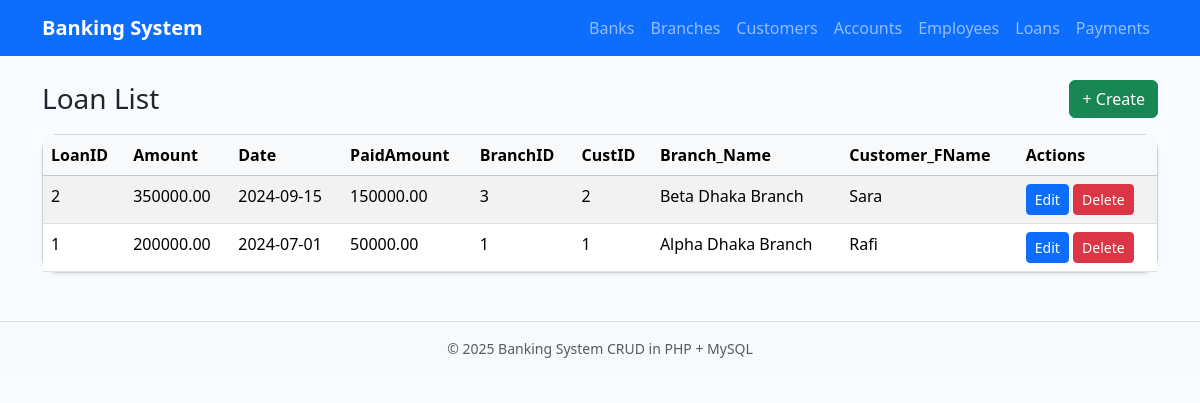
Screenshot of /banking_system/loan/list.php with the database file from the repository.
### tables this page shows
CREATE TABLE Loan (
    LoanID INT AUTO_INCREMENT PRIMARY KEY,
    Amount DECIMAL(12,2) NOT NULL,
    Date DATE NOT NULL,
    PaidAmount DECIMAL(12,2) NOT NULL DEFAULT 0,
    BranchID INT NOT NULL,
    CustID INT NOT NULL,
    CONSTRAINT fk_loan_branch FOREIGN KEY (BranchID) REFERENCES Branch(BranchID)
        ON UPDATE CASCADE ON DELETE RESTRICT,
    CONSTRAINT fk_loan_customer FOREIGN KEY (CustID) REFERENCES Customer(CustID)
        ON UPDATE CASCADE ON DELETE RESTRICT
);

CREATE TABLE Branch (
    BranchID INT AUTO_INCREMENT PRIMARY KEY,
    Name VARCHAR(100) NOT NULL,
    City VARCHAR(50) NOT NULL,
    Address VARCHAR(200) NOT NULL,
    BankCode INT NOT NULL,
    CONSTRAINT fk_branch_bank FOREIGN KEY (BankCode) REFERENCES Bank(BankCode)
        ON UPDATE CASCADE ON DELETE RESTRICT
);

CREATE TABLE Customer (
    CustID INT AUTO_INCREMENT PRIMARY KEY,
    FName VARCHAR(50) NOT NULL,
    LName VARCHAR(50) NOT NULL,
    Address VARCHAR(200) NOT NULL,
    Contact VARCHAR(20) NOT NULL
);

### banking_system/loan/list.php (the view)
<?php require_once __DIR__ . '/../config/db.php'; ?>
<?php include __DIR__ . '/../includes/header.php'; ?>
<div class="d-flex justify-content-between align-items-center mb-3">
  <h3 class="mb-0 text-capitalize">loan list</h3>
  <a href="/banking_system/loan/create.php" class="btn btn-success">+ Create</a>
</div>
<div class="card shadow-sm">
  <div class="table-responsive">
    <table class="table table-striped table-hover mb-0">
      <thead class="table-light">
        <tr>
          <th>LoanID</th>
          <th>Amount</th>
          <th>Date</th>
          <th>PaidAmount</th>
          <th>BranchID</th>
          <th>CustID</th>
          <th>Branch_Name</th>
          <th>Customer_FName</th>
          <th>Actions</th>
        </tr>
      </thead>
      <tbody>
<?php
$sql = "SELECT loan.LoanID, loan.Amount, loan.Date, loan.PaidAmount, loan.BranchID, loan.CustID, t1.Name AS Branch_Name, t2.FName AS Customer_FName FROM loan  LEFT JOIN Branch t1 ON t1.BranchID = loan.BranchID  LEFT JOIN Customer t2 ON t2.CustID = loan.CustID  ORDER BY loan.LoanID DESC";
$res = $conn->query($sql);
if ($res) {
  while ($row = $res->fetch_assoc()) {
    echo "<tr>";
    echo "<td>" . htmlspecialchars($row["LoanID"] ?? "") . "</td>";
    echo "<td>" . htmlspecialchars($row["Amount"] ?? "") . "</td>";
    echo "<td>" . htmlspecialchars($row["Date"] ?? "") . "</td>";
    echo "<td>" . htmlspecialchars($row["PaidAmount"] ?? "") . "</td>";
    echo "<td>" . htmlspecialchars($row["BranchID"] ?? "") . "</td>";
    echo "<td>" . htmlspecialchars($row["CustID"] ?? "") . "</td>";
    echo "<td>" . htmlspecialchars($row["Branch_Name"] ?? "") . "</td>";
    echo "<td>" . htmlspecialchars($row["Customer_FName"] ?? "") . "</td>";
    echo "<td>
      <a class='btn btn-sm btn-primary' href='/banking_system/loan/edit.php?id=" . urlencode($row["LoanID"]) . "'>Edit</a>
      <a class='btn btn-sm btn-danger' onclick=\"return confirm('Delete this record?');\" href='/banking_system/loan/delete.php?id=" . urlencode($row["LoanID"]) . "'>Delete</a>
    </td>";
    echo "</tr>";
  }
}
?>
      </tbody>
    </table>
  </div>
</div>
<?php include __DIR__ . '/../includes/footer.php'; ?>

### banking_system/includes/header.php (shortened to what this page needs)
<!DOCTYPE html>
<html lang="en">
<head>
  <link href="https://cdn.jsdelivr.net/npm/bootstrap@5.3.3/dist/css/bootstrap.min.css" rel="stylesheet">
  <link href="/banking_system/assets/css/style.css" rel="stylesheet">
</head>
<body>
<nav class="navbar navbar-expand-lg navbar-dark bg-primary">
  <div class="container">
    <a class="navbar-brand fw-bold" href="/banking_system/index.php">Banking System</a>
    <div class="collapse navbar-collapse" id="nav">
      <ul class="navbar-nav ms-auto">
        <li class="nav-item"><a class="nav-link" href="/banking_system/bank/list.php">Banks</a></li>
        <li class="nav-item"><a class="nav-link" href="/banking_system/branch/list.php">Branches</a></li>
        <li class="nav-item"><a class="nav-link" href="/banking_system/customer/list.php">Customers</a></li>
        <li class="nav-item"><a class="nav-link" href="/banking_system/account/list.php">Accounts</a></li>
        <li class="nav-item"><a class="nav-link" href="/banking_system/employee/list.php">Employees</a></li>
        <li class="nav-item"><a class="nav-link" href="/banking_system/loan/list.php">Loans</a></li>
        <li class="nav-item"><a class="nav-link" href="/banking_system/payment/list.php">Payments</a></li>
      </ul>
    </div>
  </div>
</nav>
<main class="container py-4">

### banking_system/includes/footer.php (shortened to what this page needs)
</main>
<footer class="bg-light border-top py-3 mt-4">
  <div class="container text-center small text-muted">
    &copy; <?php echo date('Y'); ?> Banking System CRUD in PHP + MySQL
  </div>
</footer>
</body>
</html>

### banking_system/assets/css/style.css (style rules this page uses)
body { background: #f8fbff; }
.table thead th { white-space: nowrap; }
.card { border-radius: 1rem; }

### rows the page displays
loan: LoanID "2", Amount "350000.00", Date "2024-09-15", PaidAmount "150000.00", BranchID "3", CustID "2", BranchID.Name "Beta Dhaka Branch", CustID.FName "Sara"
loan: LoanID "1", Amount "200000.00", Date "2024-07-01", PaidAmount "50000.00", BranchID "1", CustID "1", BranchID.Name "Alpha Dhaka Branch", CustID.FName "Rafi"
